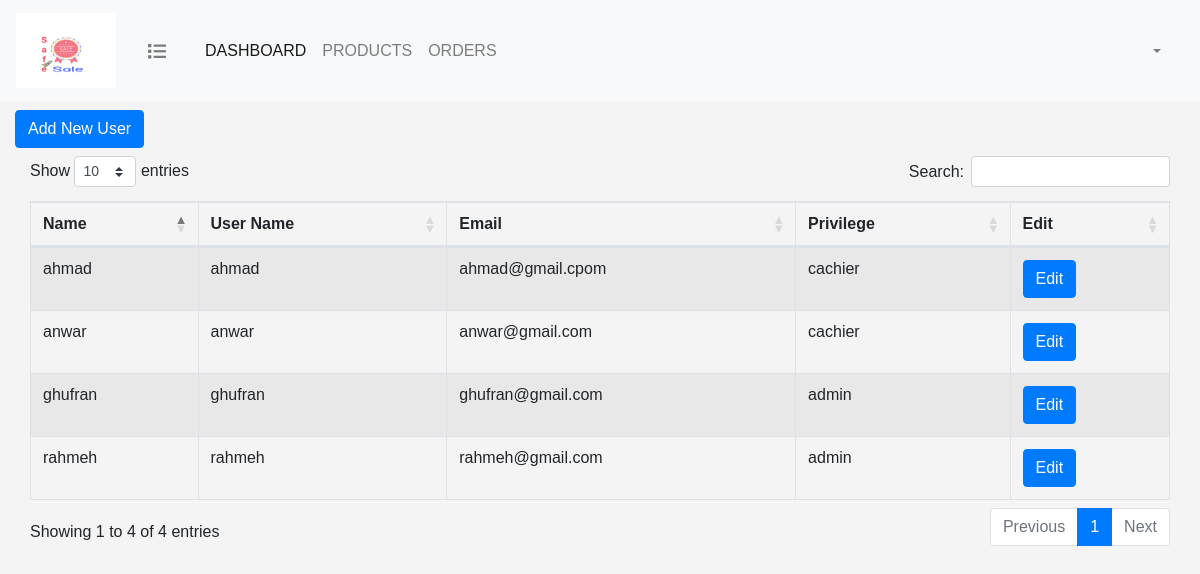
The page /users/index.php on the database its author committed.
### tables this page shows
CREATE TABLE `users` (
  `id` int(11) NOT NULL,
  `name` varchar(255) NOT NULL,
  `user_name` varchar(255) NOT NULL,
  `email` varchar(255) NOT NULL,
  `password` varchar(255) NOT NULL,
  `privilege_id` int(11) NOT NULL,
  `is_active` tinyint(1) NOT NULL DEFAULT 1
);

CREATE TABLE `privileges` (
  `id` int(11) NOT NULL,
  `privilege` varchar(255) DEFAULT NULL
);

### users/index.php (the view, shortened to what this page needs)
<?php
include('../db_connect.php');
$query = "SELECT users.* , privileges.privilege as privilege
  FROM users
INNER JOIN privileges on privileges.id = users.privilege_id; ";
$statement = $con->prepare($query);
$statement->execute();
$users = $statement->fetchAll(PDO::FETCH_ASSOC);
?>
<html>
<head>
    <?php include "../include/header.php";?>
    <link rel="stylesheet" href="users.css">
</head>
<body>
<?php include "../include/navbar.php"?>
<div class="container-fluid pt-5">
     <?php
    include "../include/dashboard.php";
    ?>
    <h2 class="text-primary text-center mt-3">Users</h2>
    <a href="add_user.php" class="btn btn-primary mb-2">Add New User</a>
    <table id="users_table" class="table table-bordered table-striped">
        <thead>
        <tr>
            <th scope="col">Name</th>
            <th scope="col">User Name</th>
            <th scope="col">Email</th>
            <th scope="col">Privilege</th>
            <th scope="col">Edit</th>
        </tr>
        </thead>
        <tbody>
          <?php
          foreach($users as $user)
          { ?>
               <tr>
               <td><?=$user['name']?></td>
               <td><?=$user['user_name']?></td>
               <td><?=$user['email']?></td>
               <td><?=$user['privilege']?></td>
               <td>
                   <a href="add_user.php?user_id=<?=$user['id']?>"  class="btn btn-primary">Edit</a>
               </td>
              </tr>
          <?php }?>
        </tbody>
    </table>
</div>
</body>
</html>

### assets/css/main.css (style rules this page uses)
* { margin: 0; padding: 0; -webkit-box-sizing:border-box; -moz-box-sizing:border-box; box-sizing:border-box; }
body { font-family: arial,tohama; margin:0; padding:0; background-color:#f4f4f4; }

### rows shown on the page
users: name "anwar", user_name "anwar", email "anwar@gmail.com", privilege.privilege "cachier"
users: name "ghufran", user_name "ghufran", email "ghufran@gmail.com", privilege.privilege "admin"
users: name "rahmeh", user_name "rahmeh", email "rahmeh@gmail.com", privilege.privilege "admin"
users: name "ahmad", user_name "ahmad", email "ahmad@gmail.cpom", privilege.privilege "cachier"
